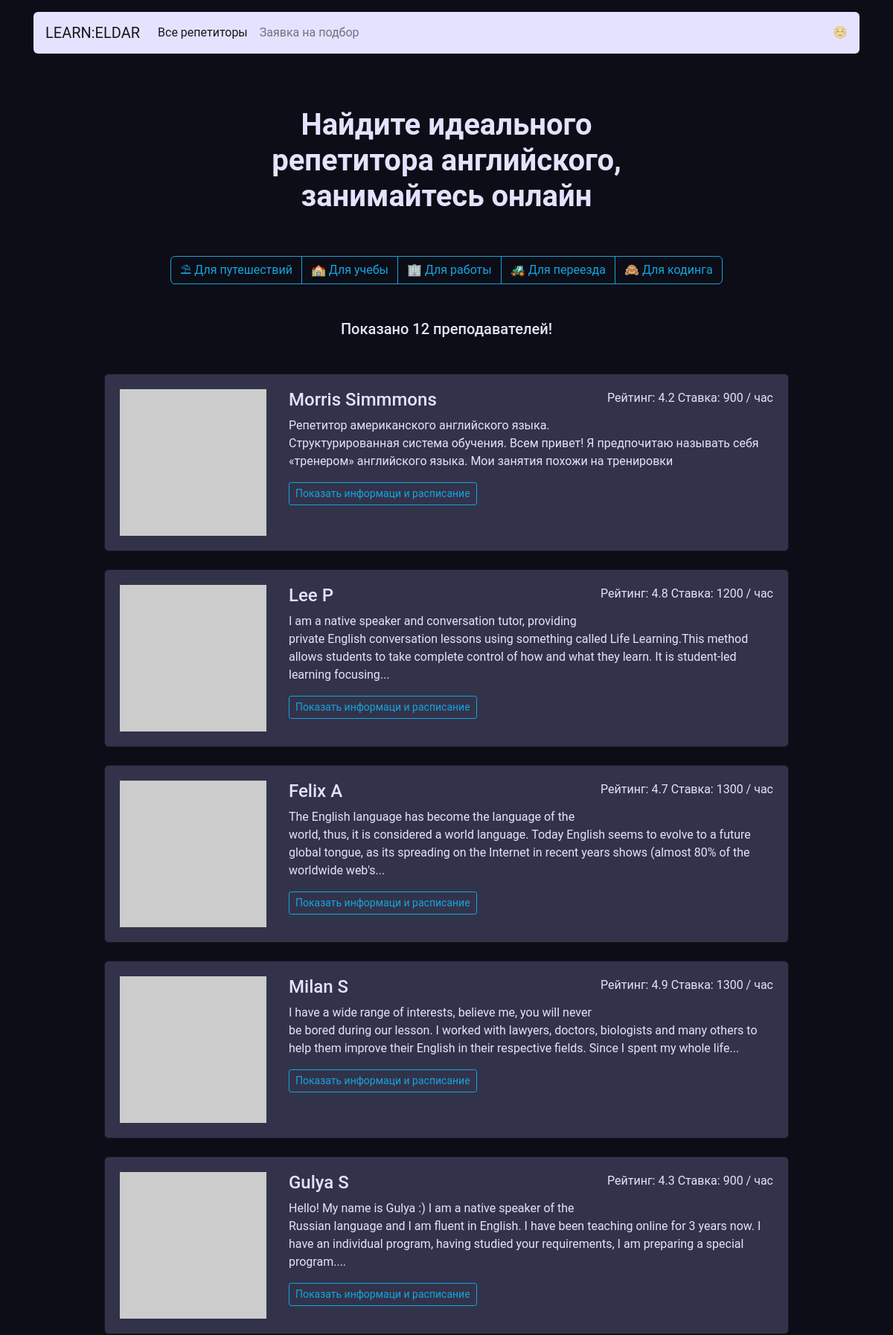
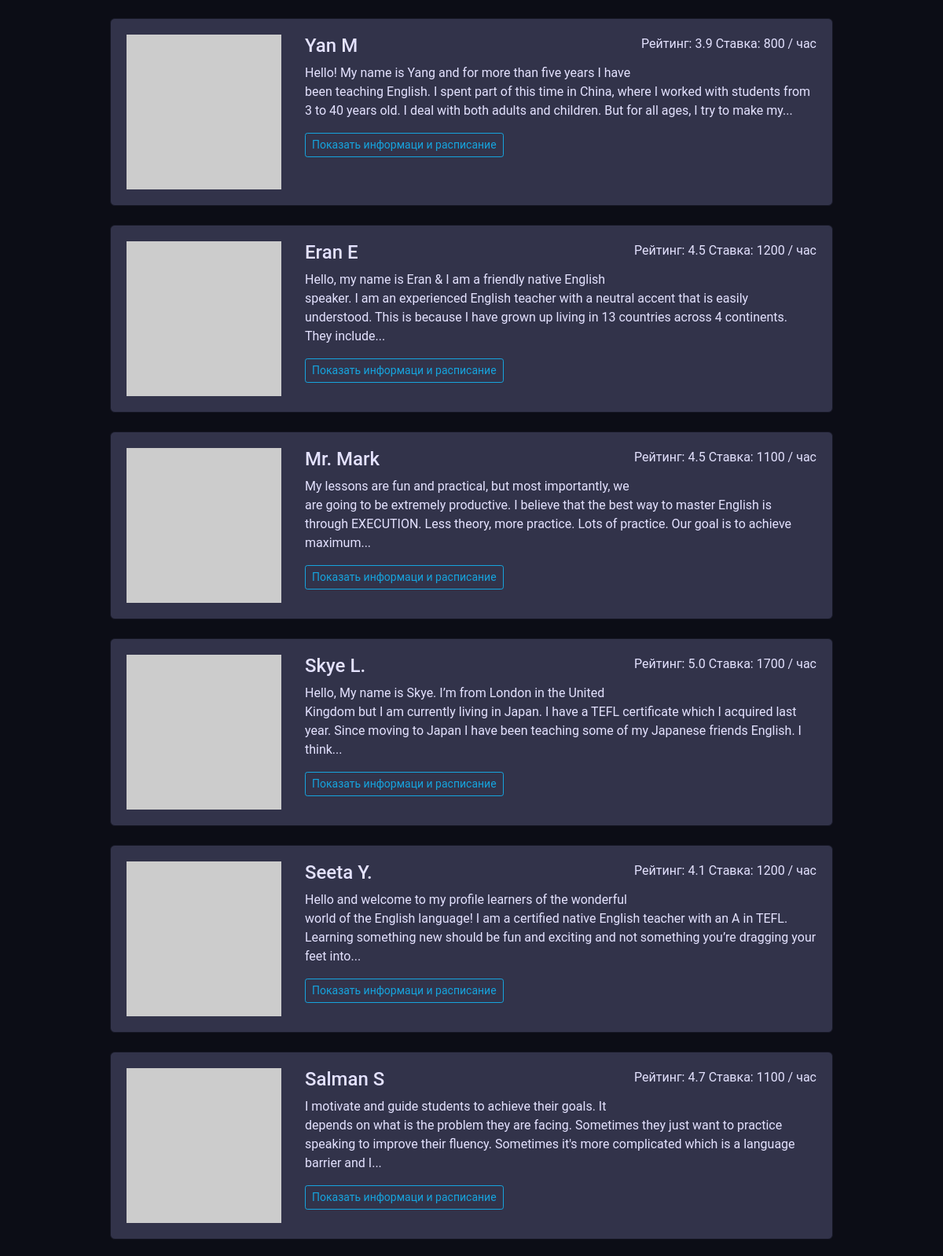
Page /all/ (upper part) on the committed database (2 pictures, top to bottom).
### app.py (models this page shows)
class Teachers(db.Model):
    __tablename__ = 'teachers'
    id = db.Column('ID', db.Integer, primary_key=True)
    name = db.Column('Name', db.String)
    about = db.Column('About', db.String)
    rating = db.Column('Rating', db.Float)
    picture = db.Column('Picture', db.String)
    price = db.Column('Price', db.Integer)
    schedule = db.relationship('Schedule', backref='teacher')
    goals = db.relationship('Goals', secondary=teacher_goals_association, backref='teacher')
    booking = db.relationship('Booking', backref='teacher')

### app.py (the view)
@app.route('/all/')
def all_render():
    teachers = db.session.query(Teachers).all()
    return render_template('index.html', teachers=teachers, goals=goals)

### templates/index.html (shortened to what this page needs)
{% extends 'base.html' %} {% block body %}
  <main class="container mt-3 mb-5">
    <section>
    <h1 class="h1 text-center mx-auto mt-4 py-5"><strong>Найдите идеального <br>репетитора английского, <br>занимайтесь онлайн</strong></h1>
    <div class="text-center mb-5">
      <div class="btn-group mx-auto mb-0" role="group" aria-label="Basic example">
        {% for key,value in goals.items() %}
        <a href="/goals/{{ key }}" class="btn btn-outline-secondary">{{ value }}</a>
        {% endfor %}
      </div>
    </div>
    <h2 class="h5 text-center mb-5">Показано {{ teachers | length }} преподавателей!</h2>
    <div class="row">
      <div class="col-12 col-lg-10 offset-lg-1 m-auto">
        {% for teacher in teachers %}
        <div class="card mb-4">
          <div class="card-body">
            <div class="row">
              <div class="col-3"><img src="{{ teacher.picture }}" class="img-fluid" alt=""></div>
              <div class="col-9">
                <p class="float-right">Рейтинг: {{ teacher.rating }} Ставка: {{ teacher.price }} / час</p>
                <h2 class="h4">{{ teacher.name }}</h2>
                <p>{{ teacher.about | truncate(250) }}</p>
                <a href="/profile/{{ teacher.id }}" class="btn btn-outline-secondary btn-sm mr-3 mb-2">Показать информаци и расписание</a>
              </div>
            </div>
          </div>
        </div>
        {% endfor %}
      </div>
    </div>
  </main>
{% endblock %}

### rows in the picture
Teachers: rating "4.2", price "900", name "Morris Simmmons", about "Репетитор американского английского языка. Структурированная система обучения. Всем привет! Я предпочитаю называть себя «тренером» английского языка. Мои занятия похожи на тренировки"
Teachers: rating "4.8", price "1200", name "Lee P", about "I am a native speaker and conversation tutor, providing private English conversation lessons using something called Life Learning.This method allows students to take complete control of how and what they learn. It is student-led learning focusing..."
Teachers: rating "4.7", price "1300", name "Felix A", about "The English language has become the language of the world, thus, it is considered a world language. Today English seems to evolve to a future global tongue, as its spreading on the Internet in recent years shows (almost 80% of the worldwide web's..."
Teachers: rating "4.9", price "1300", name "Milan S", about "I have a wide range of interests, believe me, you will never be bored during our lesson. I worked with lawyers, doctors, biologists and many others to help them improve their English in their respective fields. Since I spent my whole life..."
Teachers: rating "4.3", price "900", name "Gulya S", about "Hello! My name is Gulya :) I am a native speaker of the Russian language and I am fluent in English. I have been teaching online for 3 years now. I have an individual program, having studied your requirements, I am preparing a special program...."
Teachers: rating "3.9", price "800", name "Yan M", about "Hello! My name is Yang and for more than five years I have been teaching English. I spent part of this time in China, where I worked with students from 3 to 40 years old. I deal with both adults and children. But for all ages, I try to make my..."
Teachers: rating "4.5", price "1200", name "Eran E", about "Hello, my name is Eran & I am a friendly native English speaker. I am an experienced English teacher with a neutral accent that is easily understood. This is because I have grown up living in 13 countries across 4 continents. They include..."
Teachers: rating "4.5", price "1100", name "Mr. Mark", about "My lessons are fun and practical, but most importantly, we are going to be extremely productive. I believe that the best way to master English is through EXECUTION. Less theory, more practice. Lots of practice. Our goal is to achieve maximum..."
Teachers: rating "5.0", price "1700", name "Skye L.", about "Hello, My name is Skye. I’m from London in the United Kingdom but I am currently living in Japan. I have a TEFL certificate which I acquired last year. Since moving to Japan I have been teaching some of my Japanese friends English. I think..."
Teachers: rating "4.1", price "1200", name "Seeta Y.", about "Hello and welcome to my profile learners of the wonderful world of the English language! I am a certified native English teacher with an A in TEFL. Learning something new should be fun and exciting and not something you’re dragging your feet into..."
Teachers: rating "4.7", price "1100", name "Salman S", about "I motivate and guide students to achieve their goals. It depends on what is the problem they are facing. Sometimes they just want to practice speaking to improve their fluency. Sometimes it's more complicated which is a language barrier and I..."

### other values in the picture
{{ value }} "⛱ Для путешествий" "🏫 Для учебы" "🏢 Для работы" "🚜 Для переезда" "🙈 Для кодинга"
{{ teachers | length }} "12"
